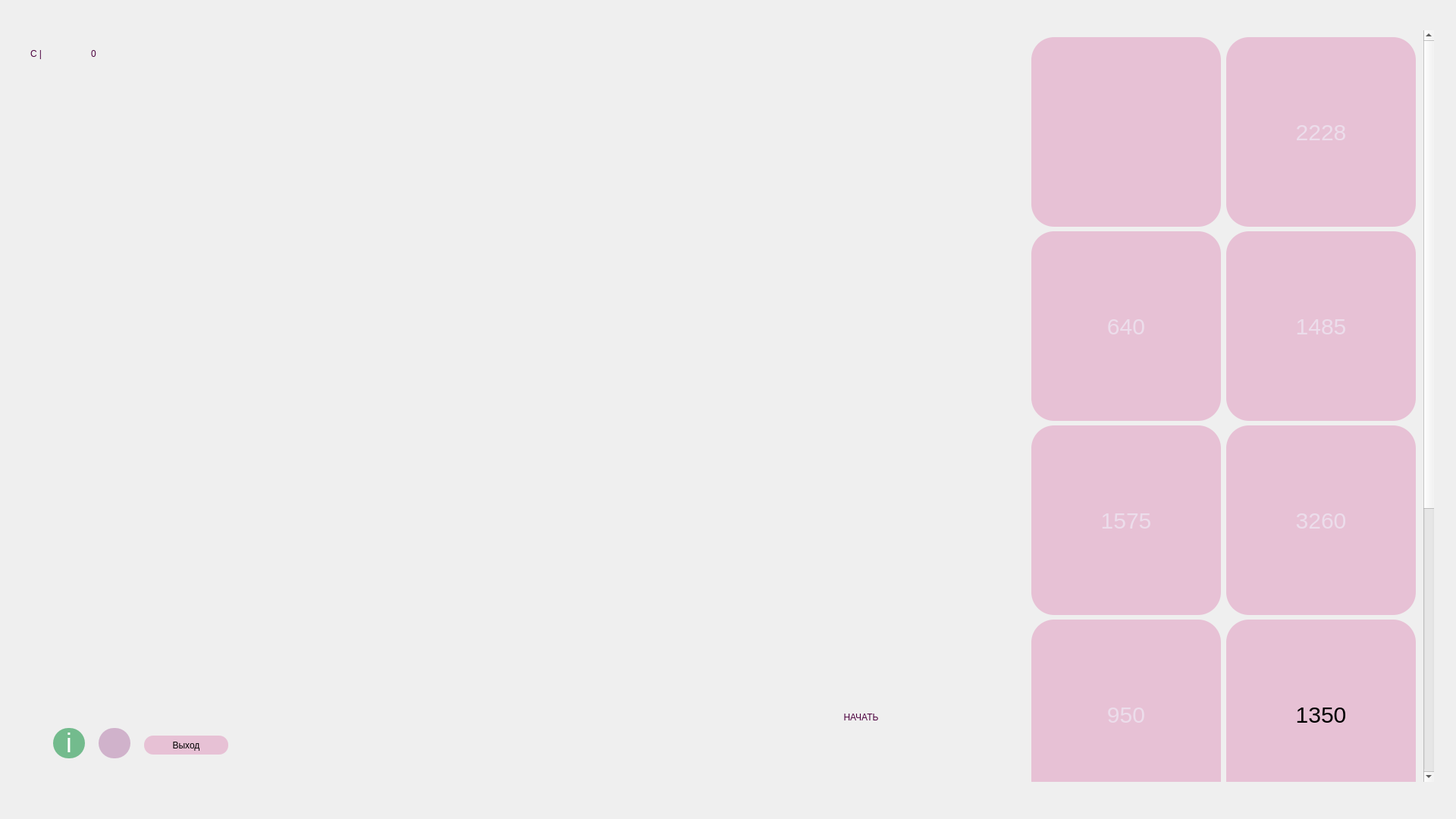
<?xml version="1.0" encoding="UTF-8"?>
<ui version="4.0">
 <class>Menu</class>
 <widget class="QWidget" name="Menu">
  <property name="geometry">
   <rect>
    <x>0</x>
    <y>0</y>
    <width>1920</width>
    <height>1080</height>
   </rect>
  </property>
  <property name="minimumSize">
   <size>
    <width>1920</width>
    <height>1080</height>
   </size>
  </property>
  <property name="maximumSize">
   <size>
    <width>1920</width>
    <height>1080</height>
   </size>
  </property>
  <property name="windowTitle">
   <string>Form</string>
  </property>
  <property name="autoFillBackground">
   <bool>false</bool>
  </property>
  <property name="styleSheet">
   <string notr="true">

QLabel {
	font: 300 60px &quot;Ubuntu&quot;;
	color: rgb(75, 0, 61);
	background: rgba(0, 0, 0, 0.0);
}

QPushButton {
	background: rgba(212, 83, 150, 0.3);
	border: 2px rgb(112, 21, 68);
	border-radius: 30px;
}


QPushButton:hover {
	background: rgba(245, 193, 220, 0.3);
}


QPushButton:pressed {
	background: rgba(152, 44, 101, 0.5)
}
</string>
  </property>
  <widget class="QPushButton" name="infoBtn">
   <property name="geometry">
    <rect>
     <x>70</x>
     <y>960</y>
     <width>42</width>
     <height>40</height>
    </rect>
   </property>
   <property name="sizePolicy">
    <sizepolicy hsizetype="Fixed" vsizetype="Fixed">
     <horstretch>0</horstretch>
     <verstretch>0</verstretch>
    </sizepolicy>
   </property>
   <property name="font">
    <font>
     <pointsize>-1</pointsize>
     <italic>false</italic>
     <bold>false</bold>
    </font>
   </property>
   <property name="styleSheet">
    <string notr="true">QPushButton {
	background: rgb(115, 187, 141);
	font: 35px;
	border: 10px white;
	border-radius: 20px;
	color: white;
}

QPushButton:hover {
    background: rgba(115, 187, 141, 0.5);
}


QPushButton:pressed {
    background: rgb(77, 141, 100);
}

</string>
   </property>
   <property name="text">
    <string>  i  </string>
   </property>
   <property name="iconSize">
    <size>
     <width>50</width>
     <height>50</height>
    </size>
   </property>
  </widget>
  <widget class="QLabel" name="label">
   <property name="geometry">
    <rect>
     <x>120</x>
     <y>20</y>
     <width>271</width>
     <height>101</height>
    </rect>
   </property>
   <property name="sizePolicy">
    <sizepolicy hsizetype="Fixed" vsizetype="Fixed">
     <horstretch>0</horstretch>
     <verstretch>0</verstretch>
    </sizepolicy>
   </property>
   <property name="styleSheet">
    <string notr="true"/>
   </property>
   <property name="lineWidth">
    <number>1</number>
   </property>
   <property name="text">
    <string>0</string>
   </property>
   <property name="wordWrap">
    <bool>false</bool>
   </property>
   <property name="margin">
    <number>0</number>
   </property>
   <property name="indent">
    <number>-1</number>
   </property>
  </widget>
  <widget class="QPushButton" name="settingsBtn">
   <property name="geometry">
    <rect>
     <x>130</x>
     <y>960</y>
     <width>42</width>
     <height>40</height>
    </rect>
   </property>
   <property name="sizePolicy">
    <sizepolicy hsizetype="Fixed" vsizetype="Fixed">
     <horstretch>0</horstretch>
     <verstretch>0</verstretch>
    </sizepolicy>
   </property>
   <property name="font">
    <font>
     <pointsize>-1</pointsize>
     <italic>false</italic>
     <bold>false</bold>
    </font>
   </property>
   <property name="styleSheet">
    <string notr="true">QPushButton {
	background: rgb(208, 178, 203);
	font: 35px;
	border: 10px white;
	border-radius: 20px;
	color: white;
}

QPushButton:hover {
    background: rgba(208, 178, 203, 0.5);
}


QPushButton:pressed {
    background: rgb(183, 130, 174);
}

</string>
   </property>
   <property name="text">
    <string/>
   </property>
   <property name="icon">
    <iconset theme="preferences-desktop"/>
   </property>
   <property name="iconSize">
    <size>
     <width>40</width>
     <height>40</height>
    </size>
   </property>
  </widget>
  <widget class="QLabel" name="label_2">
   <property name="geometry">
    <rect>
     <x>40</x>
     <y>40</y>
     <width>67</width>
     <height>61</height>
    </rect>
   </property>
   <property name="text">
    <string>C |</string>
   </property>
  </widget>
  <widget class="QPushButton" name="startBtn">
   <property name="geometry">
    <rect>
     <x>930</x>
     <y>870</y>
     <width>411</width>
     <height>151</height>
    </rect>
   </property>
   <property name="styleSheet">
    <string notr="true">QPushButton {
	color: rgb(75, 0, 61);
	font: 300 70PX &quot;URW Bookman&quot;;
	background: rgba(0, 0, 0, 0)
}


QPushButton:hover {
	font: 80PX;
	color: rgba(75, 0, 61, 0.5);
}


QPushButton:pressed {
	font: 600 65PX &quot;URW Bookman&quot;;
	color: rgb(72, 36, 70);
}
</string>
   </property>
   <property name="text">
    <string>НАЧАТЬ</string>
   </property>
  </widget>
  <widget class="QScrollArea" name="scrollArea">
   <property name="geometry">
    <rect>
     <x>1350</x>
     <y>40</y>
     <width>541</width>
     <height>991</height>
    </rect>
   </property>
   <property name="styleSheet">
    <string notr="true">QWidget {
	background: rgba(0,0,0,0.);
	border: 1px black;
}

QPushButton {
	font: 30px;
	color: rgb(236, 221, 235);
	background: rgba(212, 83, 150, 0.3);
	border: 20px rgb(112, 21, 68);
	border-radius: 30px;
}


QPushButton:hover {
	background: rgba(245, 193, 220, 0.3);
}


QPushButton:pressed {
	background: rgba(152, 44, 101, 0.5)
}
</string>
   </property>
   <property name="widgetResizable">
    <bool>true</bool>
   </property>
   <widget class="QWidget" name="scrollAreaWidgetContents">
    <property name="geometry">
     <rect>
      <x>0</x>
      <y>0</y>
      <width>527</width>
      <height>1548</height>
     </rect>
    </property>
    <layout class="QGridLayout" name="gridLayout">
     <item row="2" column="1">
      <widget class="QPushButton" name="pushButton_14">
       <property name="enabled">
        <bool>true</bool>
       </property>
       <property name="minimumSize">
        <size>
         <width>250</width>
         <height>250</height>
        </size>
       </property>
       <property name="maximumSize">
        <size>
         <width>250</width>
         <height>250</height>
        </size>
       </property>
       <property name="styleSheet">
        <string notr="true">border-image: url(:/skins/resourses/images/skins/skin-6.png)</string>
       </property>
       <property name="text">
        <string>3260</string>
       </property>
      </widget>
     </item>
     <item row="2" column="0">
      <widget class="QPushButton" name="pushButton_13">
       <property name="enabled">
        <bool>true</bool>
       </property>
       <property name="minimumSize">
        <size>
         <width>250</width>
         <height>250</height>
        </size>
       </property>
       <property name="maximumSize">
        <size>
         <width>250</width>
         <height>250</height>
        </size>
       </property>
       <property name="styleSheet">
        <string notr="true">border-image: url(:/skins/resourses/images/skins/skin-5.png)</string>
       </property>
       <property name="text">
        <string>1575</string>
       </property>
      </widget>
     </item>
     <item row="0" column="0">
      <widget class="QPushButton" name="pushButton_6">
       <property name="minimumSize">
        <size>
         <width>250</width>
         <height>250</height>
        </size>
       </property>
       <property name="maximumSize">
        <size>
         <width>250</width>
         <height>250</height>
        </size>
       </property>
       <property name="styleSheet">
        <string notr="true">border-image: url(:/skins/resourses/images/skins/skin-1.png)</string>
       </property>
       <property name="text">
        <string/>
       </property>
      </widget>
     </item>
     <item row="0" column="1">
      <widget class="QPushButton" name="pushButton_10">
       <property name="enabled">
        <bool>true</bool>
       </property>
       <property name="minimumSize">
        <size>
         <width>250</width>
         <height>250</height>
        </size>
       </property>
       <property name="maximumSize">
        <size>
         <width>250</width>
         <height>250</height>
        </size>
       </property>
       <property name="styleSheet">
        <string notr="true">border-image: url(:/skins/resourses/images/skins/skin-2.png);
</string>
       </property>
       <property name="text">
        <string>2228</string>
       </property>
      </widget>
     </item>
     <item row="1" column="1">
      <widget class="QPushButton" name="pushButton_5">
       <property name="enabled">
        <bool>true</bool>
       </property>
       <property name="minimumSize">
        <size>
         <width>250</width>
         <height>250</height>
        </size>
       </property>
       <property name="maximumSize">
        <size>
         <width>250</width>
         <height>250</height>
        </size>
       </property>
       <property name="styleSheet">
        <string notr="true">border-image: url(:/skins/resourses/images/skins/skin-4.png)</string>
       </property>
       <property name="text">
        <string>1485</string>
       </property>
      </widget>
     </item>
     <item row="4" column="0">
      <widget class="QPushButton" name="skin1Btn">
       <property name="enabled">
        <bool>true</bool>
       </property>
       <property name="minimumSize">
        <size>
         <width>250</width>
         <height>250</height>
        </size>
       </property>
       <property name="maximumSize">
        <size>
         <width>250</width>
         <height>250</height>
        </size>
       </property>
       <property name="styleSheet">
        <string notr="true">border-image: url(:/skins/resourses/images/skins/german.png)</string>
       </property>
       <property name="text">
        <string>5555</string>
       </property>
      </widget>
     </item>
     <item row="5" column="0">
      <widget class="QPushButton" name="skin3Btn">
       <property name="enabled">
        <bool>true</bool>
       </property>
       <property name="minimumSize">
        <size>
         <width>250</width>
         <height>250</height>
        </size>
       </property>
       <property name="maximumSize">
        <size>
         <width>250</width>
         <height>250</height>
        </size>
       </property>
       <property name="styleSheet">
        <string notr="true">border-image: url(:/skins/resourses/images/skins/tanya.png)</string>
       </property>
       <property name="text">
        <string>5555</string>
       </property>
      </widget>
     </item>
     <item row="4" column="1">
      <widget class="QPushButton" name="skin2Btn">
       <property name="enabled">
        <bool>true</bool>
       </property>
       <property name="minimumSize">
        <size>
         <width>250</width>
         <height>250</height>
        </size>
       </property>
       <property name="maximumSize">
        <size>
         <width>250</width>
         <height>250</height>
        </size>
       </property>
       <property name="styleSheet">
        <string notr="true">border-image: url(:/skins/resourses/images/skins/katya.png);
color: black
</string>
       </property>
       <property name="text">
        <string>5555</string>
       </property>
      </widget>
     </item>
     <item row="1" column="0">
      <widget class="QPushButton" name="pushButton_12">
       <property name="enabled">
        <bool>true</bool>
       </property>
       <property name="minimumSize">
        <size>
         <width>250</width>
         <height>250</height>
        </size>
       </property>
       <property name="maximumSize">
        <size>
         <width>250</width>
         <height>250</height>
        </size>
       </property>
       <property name="styleSheet">
        <string notr="true">border-image: url(:/skins/resourses/images/skins/skin-3.png);</string>
       </property>
       <property name="text">
        <string>640</string>
       </property>
      </widget>
     </item>
     <item row="5" column="1">
      <widget class="QPushButton" name="skin4Btn">
       <property name="enabled">
        <bool>true</bool>
       </property>
       <property name="minimumSize">
        <size>
         <width>250</width>
         <height>250</height>
        </size>
       </property>
       <property name="maximumSize">
        <size>
         <width>250</width>
         <height>250</height>
        </size>
       </property>
       <property name="styleSheet">
        <string notr="true">border-image: url(:/skins/resourses/images/skins/nikita.png);</string>
       </property>
       <property name="text">
        <string>5555</string>
       </property>
      </widget>
     </item>
     <item row="3" column="0">
      <widget class="QPushButton" name="pushButton_16">
       <property name="enabled">
        <bool>true</bool>
       </property>
       <property name="minimumSize">
        <size>
         <width>250</width>
         <height>250</height>
        </size>
       </property>
       <property name="maximumSize">
        <size>
         <width>250</width>
         <height>250</height>
        </size>
       </property>
       <property name="styleSheet">
        <string notr="true">border-image: url(:/skins/resourses/images/skins/skin-7.png)</string>
       </property>
       <property name="text">
        <string>950</string>
       </property>
      </widget>
     </item>
     <item row="3" column="1">
      <widget class="QPushButton" name="pushButton_15">
       <property name="enabled">
        <bool>true</bool>
       </property>
       <property name="minimumSize">
        <size>
         <width>250</width>
         <height>250</height>
        </size>
       </property>
       <property name="maximumSize">
        <size>
         <width>250</width>
         <height>250</height>
        </size>
       </property>
       <property name="styleSheet">
        <string notr="true">border-image: url(:/skins/resourses/images/skins/skin-8.png);
color: black</string>
       </property>
       <property name="text">
        <string>1350</string>
       </property>
      </widget>
     </item>
    </layout>
   </widget>
  </widget>
  <widget class="QLabel" name="skinImg">
   <property name="geometry">
    <rect>
     <x>600</x>
     <y>610</y>
     <width>251</width>
     <height>251</height>
    </rect>
   </property>
   <property name="text">
    <string/>
   </property>
  </widget>
  <widget class="QPushButton" name="pushButton">
   <property name="geometry">
    <rect>
     <x>190</x>
     <y>970</y>
     <width>111</width>
     <height>25</height>
    </rect>
   </property>
   <property name="styleSheet">
    <string notr="true">border: 1px black;
border-radius: 12px;</string>
   </property>
   <property name="text">
    <string>Выход</string>
   </property>
  </widget>
 </widget>
 <resources/>
 <connections/>
</ui>
